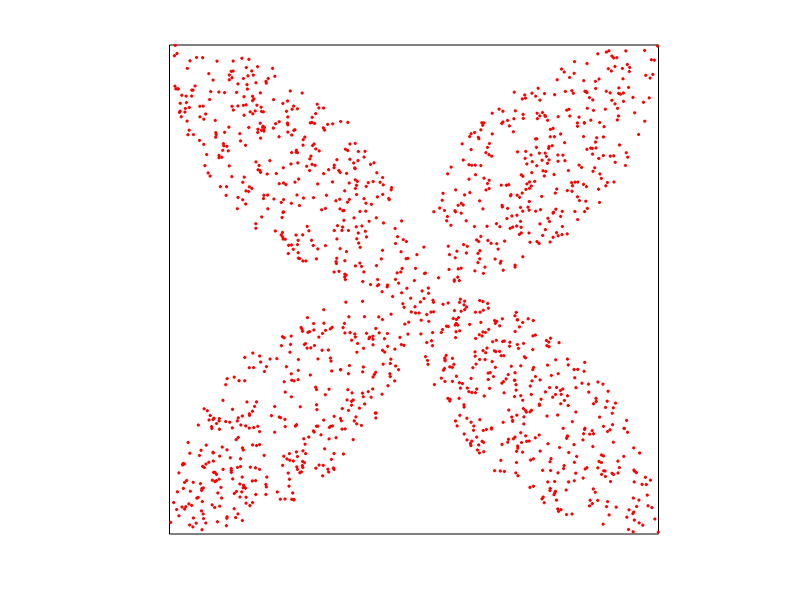

This chart was generated by the following MATLAB code:
% a) iii)
clf; hold on; axis square; axis off;

N=2500;
rectangle('Position', [0 0 1 1]);

count = 0;
for i=1:N
  x = rand; y = rand;

  v1 = [0 1] - [x y];
  v2 = [1 1] - [x y];
  v3 = [1 0] - [x y];
  v4 = [0 0] - [x y];

  u1 = sum(v1 .* v2);
  u2 = sum(v2 .* v3);
  u3 = sum(v3 .* v4);
  u4 = sum(v4 .* v1);
  u = [u1 u2 u3 u4];

  count1 = length(find(u < 0));

  if count1 == 2
    count++;
    plot(x, y, 'dr', 'MarkerSize', 2, 'MarkerFaceColor', 'r');
  endif
endfor

p = count/N
